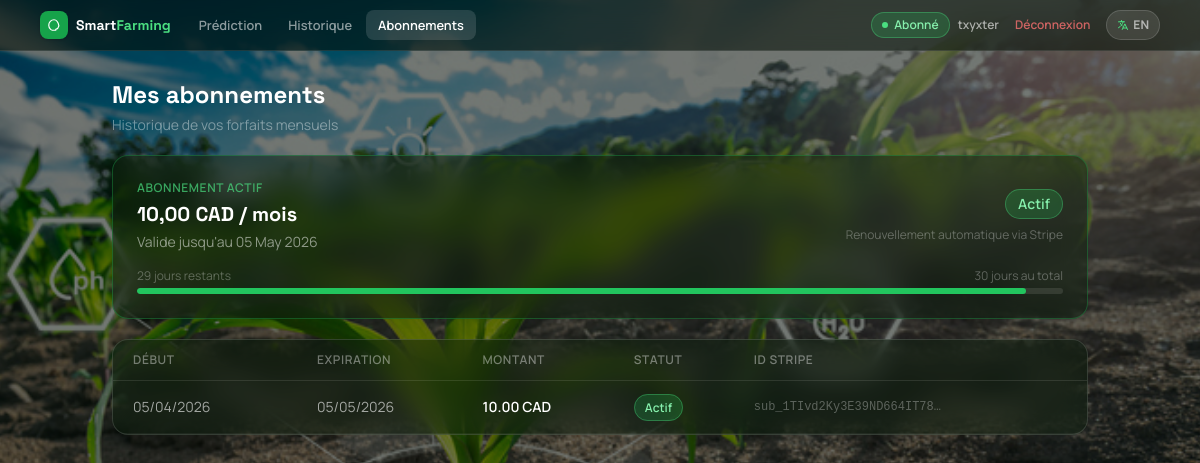
/dashboard/subscriptions (signed in), run on the app's committed database.
### app/models.py (models this page shows, shortened)
class User(UserMixin, db.Model):
    __tablename__ = "users"
    id                 = db.Column(db.Integer, primary_key=True)
    email              = db.Column(db.String(255), unique=True, nullable=False, index=True)
    username           = db.Column(db.String(100), unique=True, nullable=False)
    password_hash      = db.Column(db.String(255), nullable=False)
    stripe_customer_id = db.Column(db.String(100))
    created_at         = db.Column(db.DateTime, default=datetime.utcnow)
    predictions   = db.relationship("PredictionRequest", back_populates="user", lazy="dynamic")
    subscriptions = db.relationship("Subscription",       back_populates="user", lazy="dynamic")
    payments      = db.relationship("Payment",            back_populates="user", lazy="dynamic")
    @property
    def active_subscription(self):
        now = datetime.utcnow()
        return (
            self.subscriptions
            .filter_by(status="active")
            .filter(Subscription.end_date > now)
            .first()
        )

class Subscription(db.Model):
    __tablename__ = "subscriptions"
    id                     = db.Column(db.Integer, primary_key=True)
    user_id                = db.Column(db.Integer, db.ForeignKey("users.id"), nullable=False)
    stripe_subscription_id = db.Column(db.String(300))
    stripe_session_id      = db.Column(db.String(300), unique=True)
    status                 = db.Column(db.String(50), default="pending")  # active | canceled | past_due | pending
    amount                 = db.Column(db.Float, default=10.0)
    currency               = db.Column(db.String(10), default="cad")
    start_date             = db.Column(db.DateTime)
    end_date               = db.Column(db.DateTime)
    created_at             = db.Column(db.DateTime, default=datetime.utcnow)
    user = db.relationship("User", back_populates="subscriptions")

### app/dashboard.py (the view)
@dashboard_bp.get("/subscriptions")
@login_required
def subscriptions():
    subs = (
        Subscription.query
        .filter_by(user_id=current_user.id)
        .order_by(Subscription.created_at.desc())
        .all()
    )
    from datetime import datetime
    return render_template("dashboard/subscriptions.html", subscriptions=subs, now=datetime.utcnow())

### app/templates/dashboard/subscriptions.html (shortened to what this page needs)
{% extends "base.html" %}
{% block content %}
<div class="max-w-5xl mx-auto px-4 py-7 sm:px-6">
  <div class="flex items-center justify-between mb-5">
    <div>
      <h1 class="font-display font-bold text-2xl text-white">Mes abonnements</h1>
      <p class="text-white/40 text-sm mt-1">Historique de vos forfaits mensuels</p>
    </div>
  </div>
  {% set active = current_user.active_subscription %}
  {% if active %}
  <div class="glass rounded-2xl border border-green-500/30 p-6 mb-5">
    <div class="flex items-center justify-between flex-wrap gap-4">
      <div>
        <p class="text-xs text-green-400/70 uppercase tracking-wider font-semibold mb-1">Abonnement actif</p>
        <p class="font-display font-bold text-xl text-white">10,00 CAD / mois</p>
        <p class="text-sm text-white/50 mt-1">Valide jusqu'au {{ active.end_date.strftime('%d %B %Y') }}</p>
      </div>
      <div class="flex flex-col items-end gap-2">
        <span class="badge-active rounded-full px-3 py-1 text-sm font-semibold">Actif</span>
        <p class="text-xs text-white/30">Renouvellement automatique via Stripe</p>
      </div>
    </div>
    {% set days_total = (active.end_date - active.start_date).days %}
    {% set days_left  = (active.end_date - now).days %}
    {% set pct = [(days_left / days_total * 100) | int, 100] | min %}
    <div class="mt-4">
      <div class="flex justify-between text-xs text-white/30 mb-1">
        <span>{{ days_left }} jour{{ 's' if days_left != 1 }} restant{{ 's' if days_left != 1 }}</span>
        <span>{{ days_total }} jours au total</span>
      </div>
      <div class="bg-white/10 rounded-full h-1.5 overflow-hidden">
        <div class="h-full bg-green-500 rounded-full transition-all duration-700" style="width:{{ pct }}%"></div>
      </div>
    </div>
  </div>
  {% endif %}
  {% if subscriptions %}
  <div class="glass rounded-2xl overflow-hidden">
    <table class="w-full text-sm">
      <thead>
        <tr class="border-b border-white/10">
          <th class="text-left text-xs font-semibold text-white/40 uppercase tracking-wider px-5 py-3">Début</th>
          <th class="text-left text-xs font-semibold text-white/40 uppercase tracking-wider px-3 py-3">Expiration</th>
          <th class="text-left text-xs font-semibold text-white/40 uppercase tracking-wider px-3 py-3">Montant</th>
          <th class="text-left text-xs font-semibold text-white/40 uppercase tracking-wider px-3 py-3">Statut</th>
          <th class="text-left text-xs font-semibold text-white/40 uppercase tracking-wider px-3 py-3 hidden lg:table-cell">ID Stripe</th>
        </tr>
      </thead>
      <tbody>
        {% for s in subscriptions %}
        <tr class="border-b border-white/5 hover:bg-white/5 transition">
          <td class="px-5 py-4 text-white/60">{{ s.start_date.strftime('%d/%m/%Y') if s.start_date else '—' }}</td>
          <td class="px-3 py-4 text-white/60">{{ s.end_date.strftime('%d/%m/%Y')   if s.end_date   else '—' }}</td>
          <td class="px-3 py-4 font-semibold text-white">{{ "%.2f"|format(s.amount) }} {{ s.currency.upper() }}</td>
          <td class="px-3 py-4">
            <span class="badge-{{ s.status }} rounded-full px-2.5 py-1 text-xs font-semibold">
              {% if s.status == 'active'   %}Actif
              {% elif s.status == 'canceled' %}Annulé
              {% elif s.status == 'past_due' %}En retard
              {% else %}En attente{% endif %}
            </span>
          </td>
          <td class="px-3 py-4 text-white/30 text-xs font-mono hidden lg:table-cell">
            {{ (s.stripe_subscription_id or '—')[:25] }}…
          </td>
        </tr>
        {% endfor %}
      </tbody>
    </table>
  </div>
  {% endif %}
</div>
{% endblock %}

### app/templates/base.html (shortened to what this page needs)
<!doctype html>
<html lang="fr" id="html-root">
<head>
  <script src="https://cdn.tailwindcss.com"></script>
</head>
<body class="text-white min-h-screen">
  <header class="sticky top-0 z-20" style="background:rgba(0,12,2,0.55);backdrop-filter:blur(16px);border-bottom:1px solid rgba(255,255,255,0.1);">
    <div class="max-w-6xl mx-auto px-4 py-2.5 flex items-center gap-2 flex-wrap">
      <a href="{{ url_for('main.home') }}" class="flex items-center gap-2 mr-2">
        <div class="w-7 h-7 rounded-lg bg-green-600 flex items-center justify-center shadow flex-shrink-0">
          <svg class="w-3.5 h-3.5 text-white" fill="none" viewBox="0 0 24 24" stroke-width="2" stroke="currentColor">
            <path stroke-linecap="round" stroke-linejoin="round" d="M12 3C7 3 3 7.5 3 12.5c0 2.8 1.2 5.3 3.2 7 .8.7 1.8 1.2 2.8 1.5V21h6v-1.5c2.7-.8 4.8-3.2 5.4-6.1C19.4 8 16.2 3 12 3z" />
          </svg>
        </div>
        <span class="font-display font-bold text-sm text-white leading-none hidden sm:block">Smart<span class="text-green-400">Farming</span></span>
      </a>
      {% if current_user.is_authenticated %}
      <nav class="flex items-center gap-0.5">
        <a href="{{ url_for('main.home') }}"             class="nav-link {% if request.endpoint == 'main.home'             %}nav-active{% endif %}">Prédiction</a>
        <a href="{{ url_for('dashboard.history') }}"     class="nav-link {% if request.endpoint == 'dashboard.history'     %}nav-active{% endif %}">Historique</a>
        <a href="{{ url_for('dashboard.subscriptions') }}" class="nav-link {% if request.endpoint == 'dashboard.subscriptions' %}nav-active{% endif %}">Abonnements</a>
      </nav>
      {% endif %}
      <div class="ml-auto flex items-center gap-2">
        {% if current_user.is_authenticated %}
          {% if current_user.active_subscription %}
          <span class="hidden sm:flex items-center gap-1.5 text-xs font-semibold badge-active rounded-full px-2.5 py-1">
            <span class="w-1.5 h-1.5 rounded-full bg-green-400"></span>Abonné
          </span>
          {% endif %}
          <span class="text-xs text-white/60 font-semibold hidden sm:inline">{{ current_user.username }}</span>
          <a href="{{ url_for('auth.logout') }}" class="text-xs font-semibold text-red-400/80 hover:text-red-300 px-2 py-1.5 transition rounded-lg hover:bg-red-900/20">Déconnexion</a>
        {% endif %}
        <button id="lang-btn" type="button"
          class="flex items-center gap-1 text-xs font-bold text-white/60 hover:text-white bg-white/10 hover:bg-white/15 border border-white/15 rounded-full px-2.5 py-1.5 transition">
          <span id="lang-label">EN</span>
        </button>
      </div>
    </div>
  </header>
  <div class="relative z-10">
    {% block content %}{% endblock %}
  </div>
</body>
</html>

### app/templates/base.html (style rules this page uses)
body { font-family: "Manrope", ui-sans-serif, system-ui; background-image: url("/static/img/image.png"); background-size: cover; background-position: center top; background-attachment: fixed; min-height: 100vh; }
body::before { content: ""; position: fixed; inset: 0; background: rgba(0,10,2,0.55); z-index: 0; pointer-events: none; }
.font-display { font-family: "Space Grotesk", ui-sans-serif; }
.nav-link { font-size: 0.8rem; font-weight: 600; color: rgba(255,255,255,0.55); padding: 0.35rem 0.75rem; border-radius: 0.5rem; transition: color 0.15s, background 0.15s; text-decoration: none; }
.nav-active { color: #fff !important; background: rgba(255,255,255,0.13) !important; }
.glass { background: rgba(10,30,12,0.45); border: 1px solid rgba(255,255,255,0.14); backdrop-filter: blur(14px); -webkit-backdrop-filter: blur(14px); }
.badge-active { background:rgba(34,197,94,0.22); color:#86efac; border:1px solid rgba(74,222,128,0.35); }

### data on the page
User: username "txyxter"
Subscription: end_date "05 May 2026", start_date "05/04/2026", end_date "05/05/2026", amount "10.00", currency "CAD", status "Actif", stripe_subscription_id "sub_1TIvd2Ky3E39ND664IT78"

### other printed values
{{ days_total }} "30"
